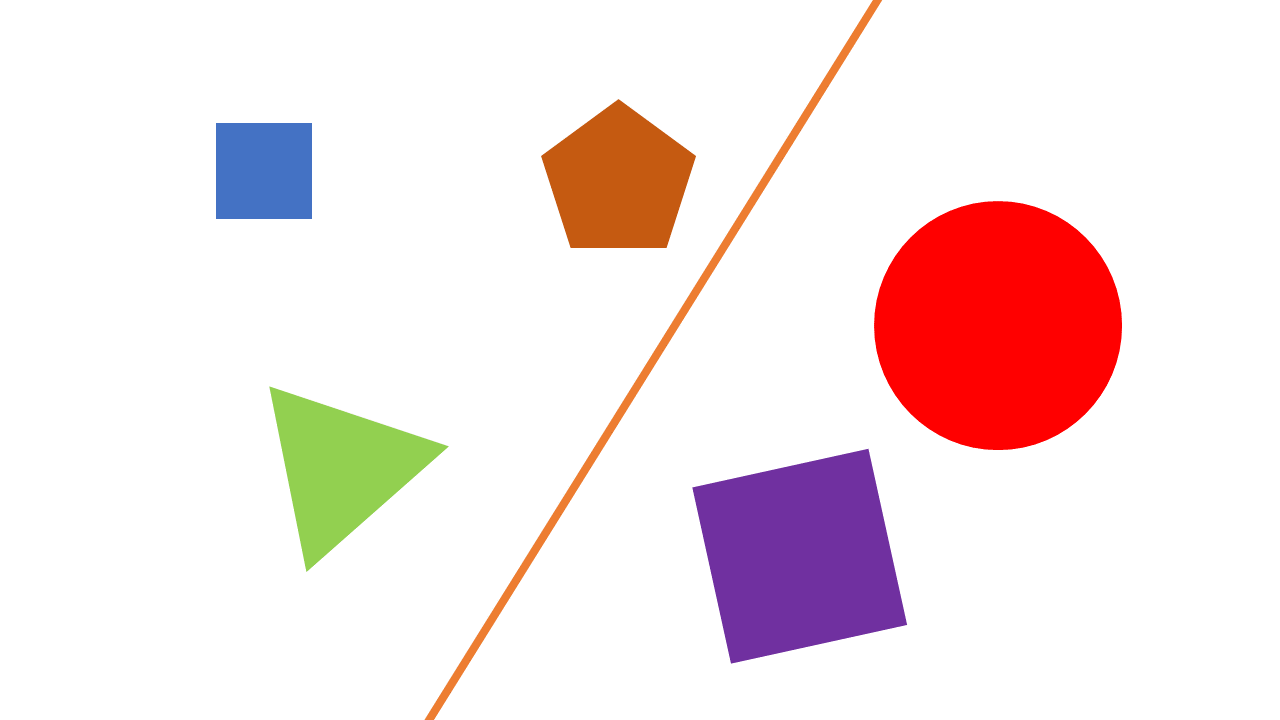
#> input picture test-images/figuras.png, 1280 x 720 px, found by its file name
$ jupyter execute figures_final.ipynb
#> lines starting #> are read from the running program, lines starting #| are printed output that depends on the picture; after the words box and inside, x2 and y2 are one past the last pixel; in counts of white or black regions, pixels touching at a corner belong together
[cell 1]
import cv2
import math
from itertools import combinations
from itertools import permutations
import matplotlib as mpl
import matplotlib.pyplot as plt
import numpy as np
from google.colab import files

[cell 2]
uploaded = files.upload()
#> the answer given: figuras.png

[cell 3]
images = ["figuras.png", "figures2.png", "figure3.png", "figure4.png"]
img = cv2.imread(images[0], 0);
#> img: shape (720, 1280); min 90, max 255, mean 238
img2 = cv2.imread(images[0], 0);

img = cv2.medianBlur(img,5)
cimg = cv2.cvtColor(img,cv2.COLOR_GRAY2BGR)
cimg2 = cv2.cvtColor(img,cv2.COLOR_GRAY2BGR)
edges = cv2.Canny(img,1,100)
#> edges: shape (720, 1280); 0.59% white in thin lines or dots, all inside (x1, y1, x2, y2) = (215, 0, 1122, 720)

edges = cv2.dilate(edges, None, iterations=3)
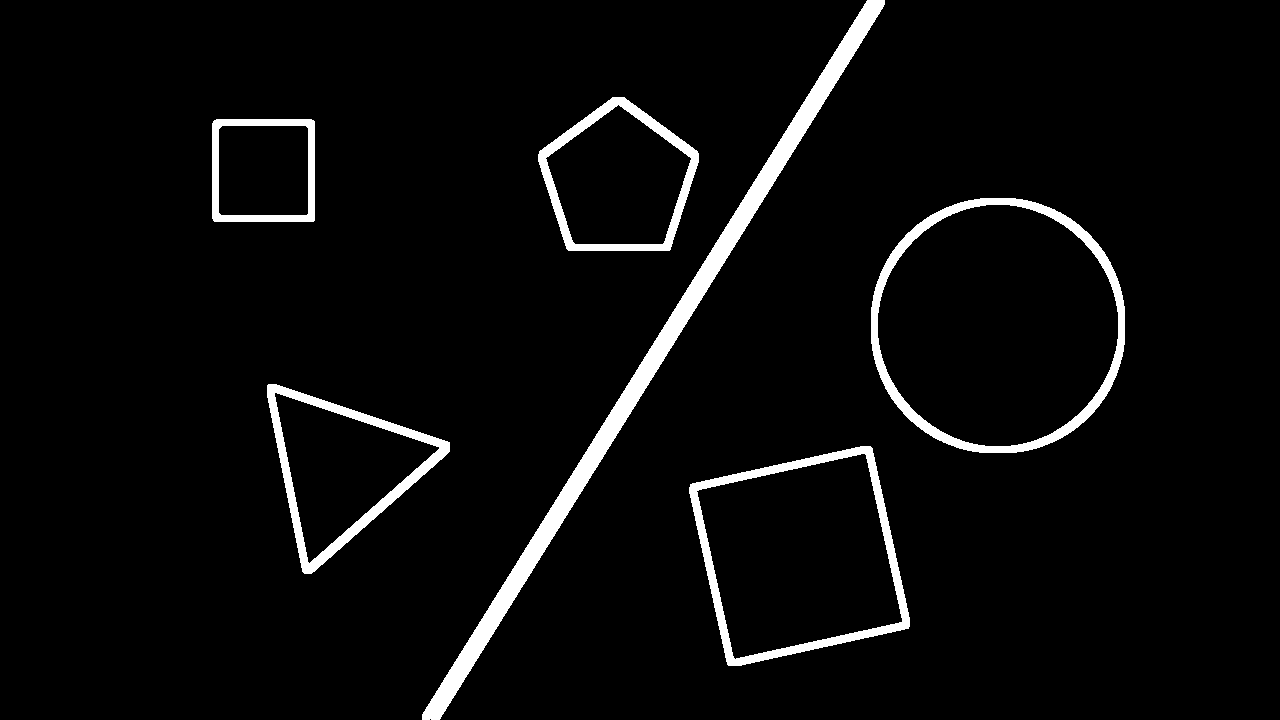
#> edges: shape (720, 1280); 4.3% white; 6 white regions, box (x1, y1, x2, y2) and area: (422, 0, 885, 720) 15056, (871, 198, 1125, 453) 6823, (689, 446, 910, 666) 5818, (267, 384, 450, 574) 4910, (538, 97, 699, 251) 4149, (212, 119, 315, 222) 2684
plt.imshow(edges, "gray");
plt.show()

[cell 4]
# DETECT LINES
minLineLength = 500 # lines shorter than this are rejected
maxLineGap = 50

lines = cv2.HoughLinesP(edges,1,np.pi/180,img.shape[0],minLineLength,maxLineGap)
#> lines = 14 rows, first 6: [422, 717, 870, 0], [422, 719, 872, 0], [431, 718, 880, 0], [438, 719, 753, 215], [426, 719, 876, 0], [424, 719, 874, 0]
if lines is not None:
  for line in lines:
    for x1,y1,x2,y2 in line:
      cv2.line(cimg,(x1,y1),(x2,y2),(255,0,0),5)
#> this loop made 14 passes
#> line on passes 1 to 12: [[422, 717, 870, 0]], [[422, 719, 872, 0]], [[431, 718, 880, 0]], [[438, 719, 753, 215]], [[426, 719, 876, 0]], [[424, 719, 874, 0]], [[435, 719, 884, 0]], [[431, 719, 881, 0]], [[429, 719, 878, 0]], [[433, 719, 882, 0]], [[437, 719, 884, 3]], [[592, 441, 868, 0]]
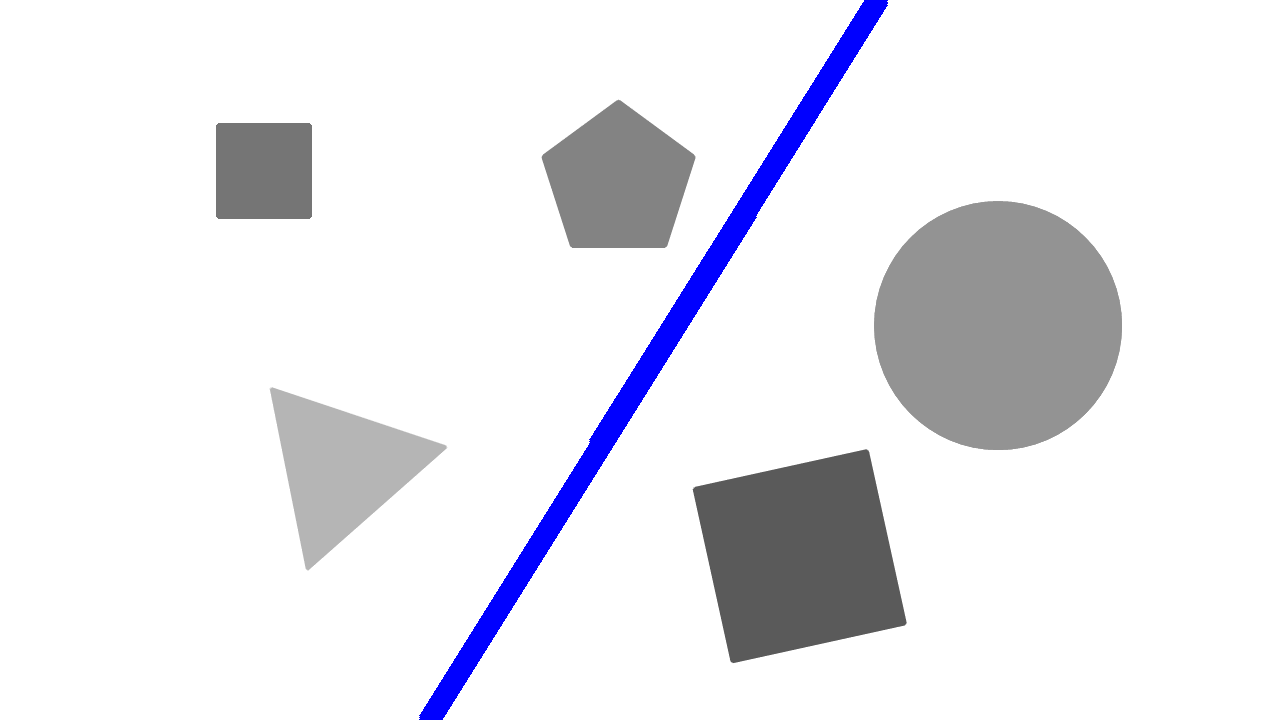
#> cimg: shape (720, 1280, 3); mean B, G, R 238.7, 233.4, 233.4

# DETECT CIRCLES
circles = cv2.HoughCircles(img2,cv2.HOUGH_GRADIENT,1,100,param1=100,param2=35,minRadius=0,maxRadius=0)
#> circles = [[997.5, 326.5, 123.7]]
if circles is not None:
  circles = np.uint16(np.around(circles))
#> circles = [[998, 326, 124]]
  for i in circles[0,:]:
      cv2.circle(cimg,(i[0],i[1]),i[2],(0,255,0),10)
#> this loop made 1 pass
#> cimg: shape (720, 1280, 3); 0.93% of pixels changed, all inside (x1, y1, x2, y2) = (869, 197, 1128, 456)

# DETECT CORNERS
gray = np.float32(img2) # img2 is without blur
#gray = cv2.equalizeHist(img2)
dst = cv2.cornerHarris(gray,2,3, 0.04)
dst = cv2.dilate(dst,None, iterations=5)
cimg[dst>0.01*dst.max()]=[0,0,255]
#> cimg: shape (720, 1280, 3); mean B, G, R 236.2, 233.3, 231.7
corners = []
plt.imshow(cimg)

[cell 5]
maxim = dst.max()
#> maxim = 50851260
corners = []

for i in range(cimg.shape[0]):
  for j in range(cimg.shape[1]):
    if cimg[i][j][2] == 255 and cimg[i][j][0] == 0 and cimg[i][j][1] == 0:
      corners.append(tuple([j, i]))

reduced = []
for i in range(len(corners)):
  x = corners[i][0]
  y = corners[i][1]
  if i == 0:
    reduced.append(tuple([x, y]))
    continue
  else:
    should = True
    for c in corners:
      if x == c[0] and y == c[1]:
        break
      if abs(x - c[0]) < 5 and abs(y - c[1]) < 5:
        should = False
        break
    if should == True:
      reduced.append(tuple([x, y]))

#print(len(reduced))
#print(reduced)

for i in range(len(corners)):
  cv2.circle(cimg2, corners[i], 2, (0,0,255), 10)
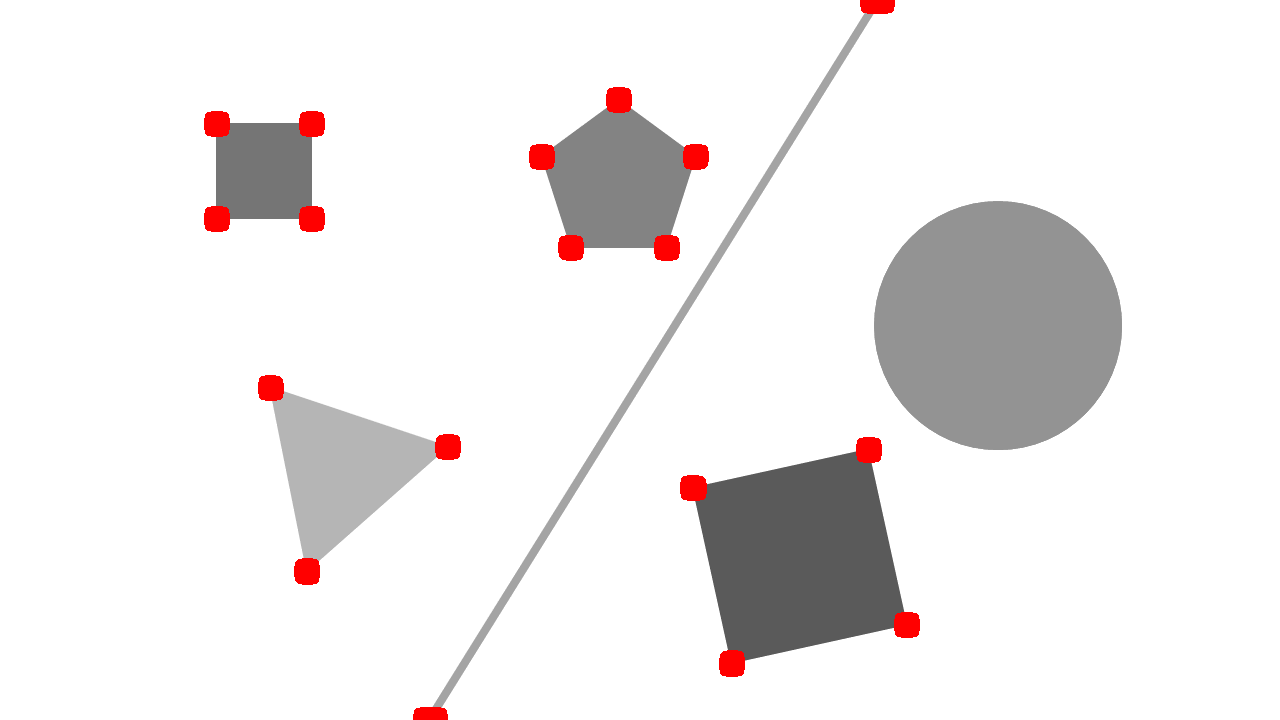
#> cimg2: shape (720, 1280, 3); mean B, G, R 235.5, 235.5, 238.4

plt.imshow(cimg2)

[cell 6]
squares = []
real_sq = []

triangles = []
real_triangles = []

pentagons = []
real_pent = []

eps_triangle = 3
eps = 3

def SQD(p1, p2):
  return (p1[0] - p2[0])**2 + (p1[1] - p2[1])**2

# COMBINATIONS 4,3,5
for comb in combinations(reduced, 4):
  temp = list(comb)
  squares.append(temp)
#print(squares)

for comb in combinations(reduced, 3):
  temp = list(comb)
  triangles.append(temp)
#print(triangles)

for comb in combinations(reduced, 5):
  temp = list(comb)
  pentagons.append(temp)
#print(pentagons)

pool = []

# DECIDE SQUARES
for p in squares:
  d2 = SQD(p[0], p[1])
  d3 = SQD(p[0], p[2])
  d4 = SQD(p[0], p[3])

  d2 = int(d2)
  d3 = int(d3)
  d4 = int(d4)

  if (abs(d2 - d3) <= eps and abs(2 * d2 - d4) <= eps):
    dist = SQD(p[1], p[3])
    dist34 = SQD(p[2], p[3])
    if(abs(dist - dist34) <= eps and abs(dist - d2) <= eps):
      real_sq.append(p)
      for i in range(4):
        pool.append(p[i])
      continue

  if (abs(d3 - d4) <= eps and abs(2 * d3 - d2) <= eps):
    dist = SQD(p[1], p[2])
    dist34 = SQD(p[1], p[3])
    if(abs(dist - dist34) <= eps and abs(dist - d3) <= eps):
      real_sq.append(p)
      for i in range(4):
        pool.append(p[i])
      continue

  if (abs(d2 - d4) <= eps and abs(2 * d2 - d3) <= eps):
    dist = SQD(p[1], p[2])
    dist34 = SQD(p[2], p[3])
    if(abs(dist - dist34) <= eps and abs(dist - d2) <= eps):
      real_sq.append(p)
      for i in range(4):
        pool.append(p[i])
      continue

  centroid = [0.0, 0.0]
  for i in range(2):
    for j in range(4):
      centroid[i] += p[j][i]

  centroid[0] = centroid[0] / 4.0
  centroid[1] = centroid[1] / 4.0
  c = tuple(centroid)

  dc1 = math.sqrt(SQD(c, p[0]))
  dc2 = math.sqrt(SQD(c, p[1]))
  dc3 = math.sqrt(SQD(c, p[2]))
  dc4 = math.sqrt(SQD(c, p[3]))

  if abs(dc1 - dc2) <= eps and abs(dc1 - dc4) <= eps and abs(dc1 - dc3) <= eps and abs(math.sqrt(d2) - math.sqrt(d3)) <= eps:
    print(math.sqrt(d2) - math.sqrt(d3))
    real_sq.append(p)
    for i in range(4):
      pool.append(p[i])
    continue

for p in real_sq:
  if pool.count(p[0]) > 1  or pool.count(p[1]) > 1 or pool.count(p[2]) > 1 or pool.count(p[3]) > 1:
    continue
  cv2.line(cimg,(p[0][0],p[0][1]),(p[1][0],p[1][1]),(0,0,0),10)
  cv2.line(cimg,(p[1][0],p[1][1]),(p[3][0],p[3][1]),(0,0,0),10)
  cv2.line(cimg,(p[3][0],p[3][1]),(p[2][0],p[2][1]),(0,0,0),10)
  cv2.line(cimg,(p[2][0],p[2][1]),(p[0][0],p[0][1]),(0,0,0),10)
#> cimg: shape (720, 1280, 3); mean B, G, R 234.1, 231.2, 229.4

# DECIDE PENTAGONS
for p in pentagons:
  centroid = [0.0, 0.0]
  for i in range(2):
    for j in range(5):
      centroid[i] += p[j][i]

  centroid[0] = centroid[0] / 5.0
  centroid[1] = centroid[1] / 5.0
  c = tuple(centroid)

  dc1 = math.sqrt(SQD(c, p[0]))
  dc2 = math.sqrt(SQD(c, p[1]))
  dc3 = math.sqrt(SQD(c, p[2]))
  dc4 = math.sqrt(SQD(c, p[3]))
  dc5 = math.sqrt(SQD(c, p[4]))

  if abs(dc1 - dc2) <= eps and abs(dc1 - dc4) <= eps and abs(dc1 - dc3) <= eps and abs(dc1 - dc5)<= eps:
    real_pent.append(p)
    for i in range(5):
      pool.append(p[i])
    continue

for p in real_pent:
  cv2.line(cimg,(p[0][0],p[0][1]),(p[1][0],p[1][1]),(0,255,255),10)
  cv2.line(cimg,(p[1][0],p[1][1]),(p[3][0],p[3][1]),(0,255,255),10)
  cv2.line(cimg,(p[3][0],p[3][1]),(p[4][0],p[4][1]),(0,255,255),10)
  cv2.line(cimg,(p[4][0],p[4][1]),(p[2][0],p[2][1]),(0,255,255),10)
  cv2.line(cimg,(p[2][0],p[2][1]),(p[0][0],p[0][1]),(0,255,255),10)
#> cimg: shape (720, 1280, 3); mean B, G, R 233.1, 231.6, 229.7

# DECIDE TRIANGLES
for p in triangles:
  d2 = SQD(p[0], p[1])
  d3 = SQD(p[0], p[2])
  d4 = SQD(p[1], p[2])

  d2 = math.sqrt(d2)
  d3 = math.sqrt(d3)
  d4 = math.sqrt(d4)

  if(abs(d2 - d3) <= eps_triangle) and (abs(d4 - d3) <= eps_triangle):
    real_triangles.append(p)
    for i in range(3):
      pool.append(p[i])

#print(real_triangles)
#print(pool)

for p in real_triangles:
  if pool.count(p[0]) > 1  or pool.count(p[1]) > 1 or pool.count(p[2]) > 1:
    continue
  cv2.line(cimg,(p[0][0],p[0][1]),(p[1][0],p[1][1]),(255,255,0),10)
  cv2.line(cimg,(p[1][0],p[1][1]),(p[2][0],p[2][1]),(255,255,0),10)
  cv2.line(cimg,(p[2][0],p[2][1]),(p[0][0],p[0][1]),(255,255,0),10)
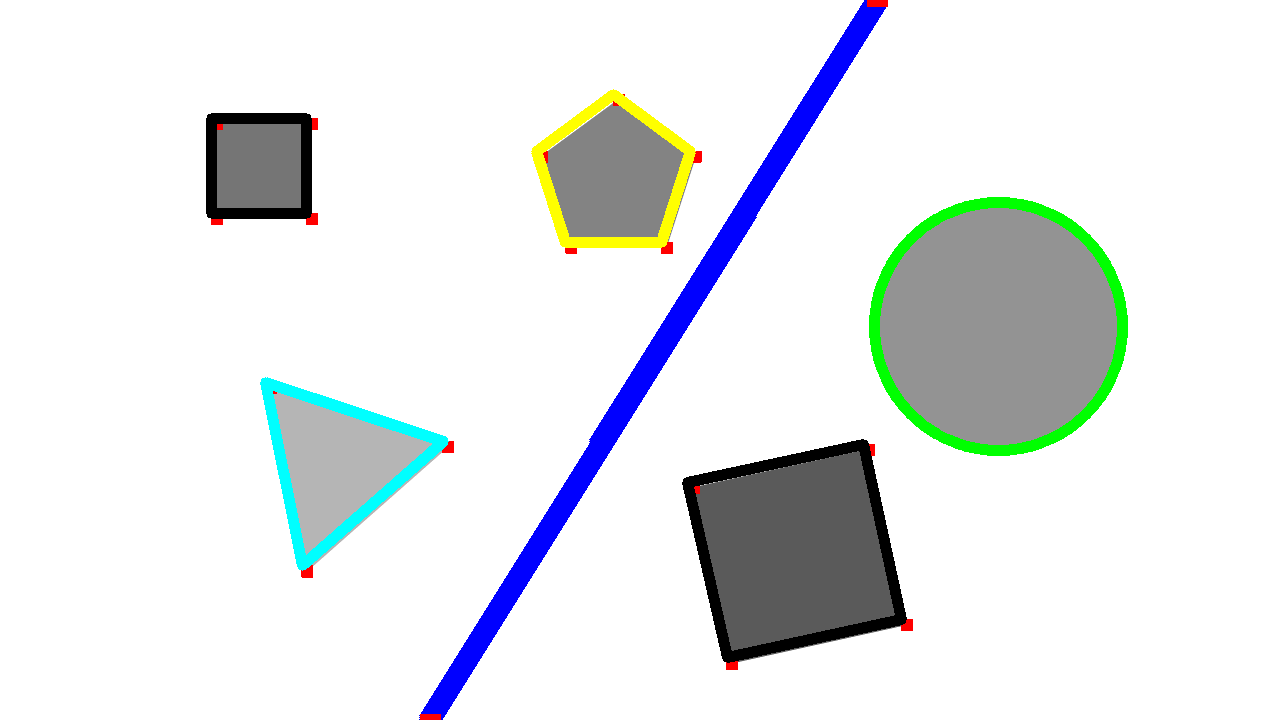
#> cimg: shape (720, 1280, 3); mean B, G, R 233.4, 231.9, 228.3

#print(real_sq)
plt.imshow(cimg)
